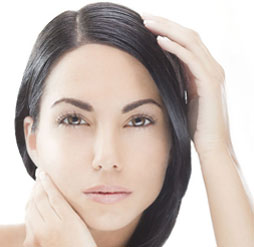
//> input picture input2.jpg, 254 x 247 px
$ ./源   (built with g++ and OpenCV 4)
//> lines starting //> are read from the running program, lines starting //| are printed output that depends on the picture
//> further down, srcImg is the input picture: 247 rows x 254 cols, CV_8UC3; mean B, G, R 181.5, 188.4, 201.3
#include<iostream>
#include <opencv2/core/core.hpp>
#include <opencv2/imgproc/imgproc.hpp>
#include <opencv2/highgui/highgui.hpp>
#include<opencv2\calib3d\calib3d.hpp>
#include<math.h>

using namespace std;
using namespace cv;
//访问像素的3种方法
// [75 lines left out: functions firstWay, secondWay, thirdWay, not called in this run]

void show(Mat image,string name)//输入图像
{
//> called with name = "原图的直方图"
	const int channels = image.channels();
//> channels = 3

	switch (channels)
	{
	case 1:
	{
		int nimages = 1;//待处理的图像张数
		int channels = 0;//待处理的通道序列
		Mat outputHist;
		int dims = 1;//直方图维度
		int histSize = 256;//直方图每个维度的大小
		float hranges[2] = { 0, 255 };
		const float *ranges[1] = { hranges };//直方图每个维度的范围
		bool uni = true;//是否均匀计算
		bool accum = false;//是否累加计算
						   //计算图像的直方图
		calcHist(&image, nimages, &channels, Mat(), outputHist, dims, &histSize, ranges, true, false);
		//找到最大值和最小值
		double maxValue = 0;
		minMaxLoc(outputHist, NULL, &maxValue);
		int scale = 1;
		Mat histPic(histSize * scale, histSize, CV_8UC1, Scalar(0));
		//纵坐标缩放比例
		double rate = (histSize * scale / maxValue) * 0.9;


		for (int i = 0; i < histSize; i++)
		{
			//得到每个i和箱子的值
			float value = outputHist.at<float>(i);

			line(histPic, cv::Point(i, histSize * scale), cv::Point(i, histSize * scale - value*rate), Scalar(255));
		}
		namedWindow(name, WINDOW_NORMAL);

		imshow(name, histPic);
	}
	case 3:
	{
		//图片数量nimages
		int nimages = 1;
		//通道数量,我们总是习惯用数组来表示
		int channels[3] = { 0,1,2 };
		//输出直方图
		Mat outputHist_red, outputHist_green, outputHist_blue;
		//维数
		int dims = 1;
		//存放每个维度直方图尺寸（bin数量）的数组histSize
		int histSize[3] = { 256,256,256 };
		//每一维数值的取值范围ranges
		float hranges[2] = { 0, 255 };
		//值范围的指针
		const float *ranges[3] = { hranges,hranges,hranges };
		//是否均匀
		bool uni = true;
		//是否累积
		bool accum = false;
		//计算图像的直方图(红色通道部分)
		calcHist(&image, nimages, &channels[0], cv::Mat(), outputHist_red, dims, &histSize[0], &ranges[0], uni, accum);
//> outputHist_red = 256 values, max 1751 at index 254, min 0 at index 0, mean 199.9
		//计算图像的直方图(绿色通道部分)
		calcHist(&image, nimages, &channels[1], cv::Mat(), outputHist_green, dims, &histSize[1], &ranges[1], uni, accum);
//> outputHist_green = 256 values, max 2192 at index 254, min 0 at index 0, mean 198.8
		//计算图像的直方图(蓝色通道部分)
		calcHist(&image, nimages, &channels[2], cv::Mat(), outputHist_blue, dims, &histSize[2], &ranges[2], uni, accum);
//> outputHist_blue = 256 values, max 2165 at index 254, min 0 at index 0, mean 198.5
		//画出直方图
		int scale = 2;
		//直方图的图片,因为尺寸是一样大的,所以就以histSize[0]来表示全部了.
		Mat histPic(histSize[0], histSize[0] * scale * 3, CV_8UC3, cv::Scalar(0, 0, 0));
		//找到最大值和最小值,索引从0到2分别是红,绿,蓝
		double maxValue[3] = { 0, 0, 0 };
		double minValue[3] = { 0, 0, 0 };
		minMaxLoc(outputHist_red, &minValue[0], &maxValue[0], NULL, NULL);
//> maxValue = [1751, 0, 0]
		minMaxLoc(outputHist_green, &minValue[1], &maxValue[1], NULL, NULL);
//> maxValue = [1751, 2192, 0]
		minMaxLoc(outputHist_blue, &minValue[2], &maxValue[2], NULL, NULL);
//> maxValue = [1751, 2192, 2165]
		//纵坐标缩放比例
		double rate_red = (histSize[0] / maxValue[0])*0.9;
//> rate_red = 0.132
		double rate_green = (histSize[0] / maxValue[1])*0.9;
//> rate_green = 0.105
		double rate_blue = (histSize[0] / maxValue[2])*0.9;
//> rate_blue = 0.106
		for (int i = 0; i < histSize[0]; i++)
		{
			float value_red = outputHist_red.at<float>(i);
			float value_green = outputHist_green.at<float>(i);
			float value_blue = outputHist_blue.at<float>(i);
			//分别画出直线
			//line(histPic, cv::Point(i*scale, histSize[0]), cv::Point(i*scale, histSize[0] - value_red*rate_red), cv::Scalar(0, 0, 255));
			//line(histPic, cv::Point((i + 256)*scale, histSize[0]), cv::Point((i + 256)*scale, histSize[0] - value_green*rate_green), cv::Scalar(0, 255, 0));
			//line(histPic, cv::Point((i + 512)*scale, histSize[0]), cv::Point((i + 512)*scale, histSize[0] - value_blue*rate_blue), cv::Scalar(255, 0, 0));
			//分别画出矩形
			rectangle(histPic, Point(i*scale, histSize[0]), Point(i*scale + 2, histSize[0] - value_red*rate_red), Scalar(0, 0, 255));
			rectangle(histPic, Point((i + 256)*scale, histSize[0]), Point((i + 256)*scale + 2, histSize[0] - value_green*rate_green), Scalar(0, 255, 0));
			rectangle(histPic, Point((i + 512)*scale, histSize[0]), Point((i + 512)*scale + 2, histSize[0] - value_blue*rate_blue), Scalar(255, 0, 0));

		}
//> this loop made 256 passes
//> (value_red, value_green, value_blue) on passes 1 to 3: (0, 0, 0), (0, 0, 0), (0, 0, 0)
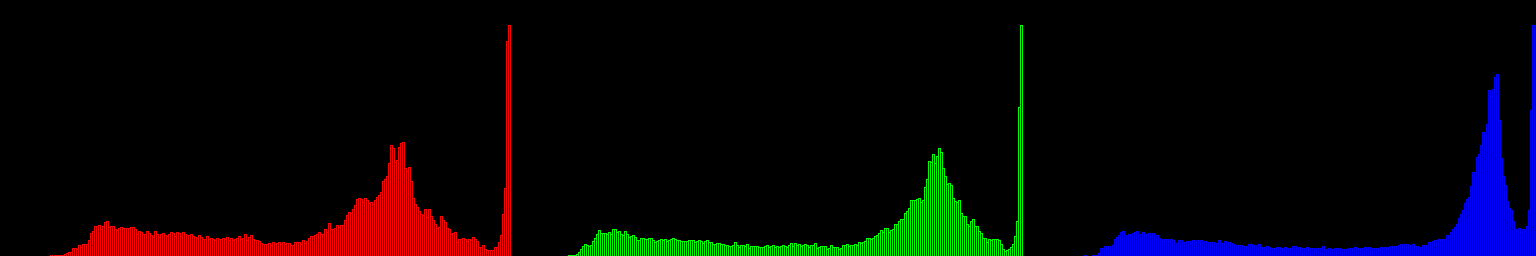
//> histPic: 256 rows x 1536 cols, CV_8UC3; mean B, G, R 4.1, 4, 4.9
		imshow(name, histPic);

	}
	}

}
// [4 lines left out: function bianhuan1, not called in this run]

int main()
{
	const string filename = "input2.jpg";
	Mat srcImg = imread(filename, CV_LOAD_IMAGE_COLOR);
	if (srcImg.empty())
		return -1;
	// [13 lines of commented-out code are left out]
	imshow("原图", srcImg);
	show(srcImg,"原图的直方图");
	Mat mergeImg;
	vector<Mat> splitBGR(srcImg.channels());//创建splitBGR对象存储分割通道
	split(srcImg, splitBGR);
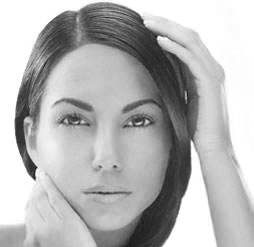
//> splitBGR[0]: 247 rows x 254 cols, CV_8UC1; min 25, max 255, mean 181.5
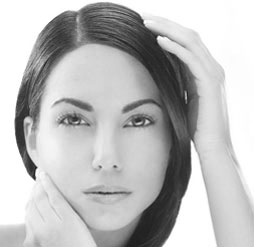
//> splitBGR[1]: 247 rows x 254 cols, CV_8UC1; min 28, max 255, mean 188.4
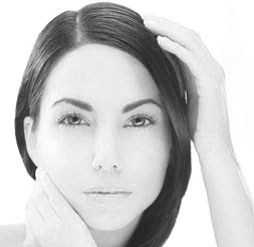
//> splitBGR[2]: 247 rows x 254 cols, CV_8UC1; min 30, max 255, mean 201.3
	for (int i = 0; i < srcImg.channels(); i++) {
		equalizeHist(splitBGR[i], splitBGR[i]);
		merge(splitBGR, mergeImg); //融合通道
	}
//> this loop made 3 passes
//> pass 1, `merge(splitBGR, mergeImg);`:
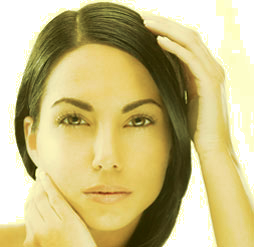
//> mergeImg: 247 rows x 254 cols, CV_8UC3; mean B, G, R 132.5, 188.4, 201.3
//> pass 3, `merge(splitBGR, mergeImg);`:
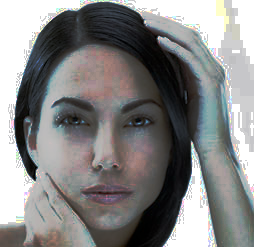
//> mergeImg: 247 rows x 254 cols, CV_8UC3; mean B, G, R 132.5, 132.9, 133.3
	imshow("均衡化的图", mergeImg);
	show(mergeImg,"均衡化的直方图");
//> call 2 of show, with name = "均衡化的直方图"
//> in show (call 2), `calcHist(&image, nimages, &channels[0], cv::Mat(), outputHist_red, dim..`: outputHist_red = 256 values, max 1751 at index 208, min 0 at index 85, mean 199.9
//> in show (call 2), `calcHist(&image, nimages, &channels[1], cv::Mat(), outputHist_green, d..`: outputHist_green = 256 values, max 2192 at index 207, min 0 at index 89, mean 198.8
//> in show (call 2), `calcHist(&image, nimages, &channels[2], cv::Mat(), outputHist_blue, di..`: outputHist_blue = 256 values, max 2165 at index 207, min 0 at index 85, mean 198.5
//> in show (call 2), `minMaxLoc(outputHist_red, &minValue[0], &maxValue[0], NULL, NULL);`: maxValue = [1751, 0, 0]
//> in show (call 2), `minMaxLoc(outputHist_green, &minValue[1], &maxValue[1], NULL, NULL);`: maxValue = [1751, 2192, 0]
//> in show (call 2), `minMaxLoc(outputHist_blue, &minValue[2], &maxValue[2], NULL, NULL);`: maxValue = [1751, 2192, 2165]
//> the loop in show (call 2), `for (int i = 0; i < histSize[0]; i++)` made 256 passes
//> (value_red, value_green, value_blue) on passes 1 to 3: (101, 114, 114), (246, 196, 225), (232, 291, 178)
//> after the loop in show (call 2), `for (int i = 0; i < histSize[0]; i++)`:
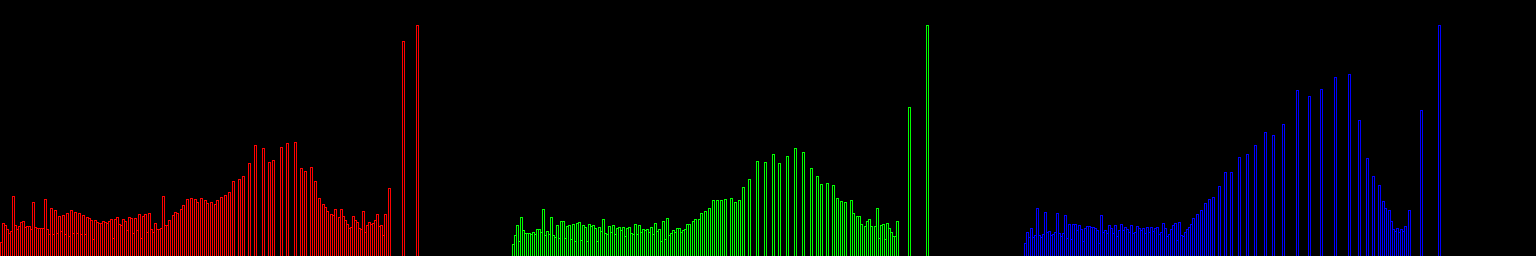
//> histPic: 256 rows x 1536 cols, CV_8UC3; mean B, G, R 5.8, 5.5, 6.7
	waitKey(0);
}
